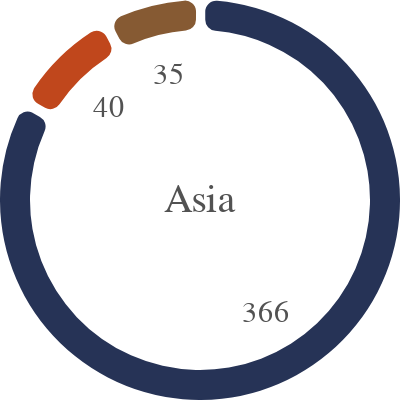

The specification (Vega-Lite) saved for this image:
### Vega specification from a JSON file in a GitHub repository (floating-point values rounded to 4 significant figures)
{"$schema": "https://vega.github.io/schema/vega/v5.json", "description": "A basic donut chart example.", "width": 200, "height": 200, "autosize": "none", "signals": [{"name": "startAngle", "value": 0}, {"name": "endAngle", "value": 6.29}, {"name": "padAngle", "value": 0.04}, {"name": "innerRadius", "value": 85}, {"name": "cornerRadius", "value": 5.5}, {"name": "sort", "value": false}, {"name": "selected", "value": "", "on": [{"events": "mouseover", "update": "datum"}]}], "data": [{"name": "table", "values": [{"id": 1, "field": 366}, {"id": 2, "field": 40}, {"id": 3, "field": 35}], "transform": [{"type": "pie", "field": "field", "startAngle": {"signal": "startAngle"}, "endAngle": {"signal": "endAngle"}, "sort": {"signal": "sort"}}]}, {"name": "fieldSum", "source": "table", "transform": [{"type": "aggregate", "fields": ["id"], "ops": ["sum"], "as": ["sum"]}]}], "scales": [{"name": "color", "type": "ordinal", "domain": {"data": "table", "field": "id"}, "range": ["#263356", "#c0471c", "#865a33"]}], "marks": [{"type": "arc", "from": {"data": "table"}, "encode": {"enter": {"fill": {"scale": "color", "field": "id"}, "x": {"signal": "width / 2"}, "y": {"signal": "height / 2"}}, "update": {"startAngle": {"field": "startAngle"}, "endAngle": {"field": "endAngle"}, "padAngle": {"signal": "padAngle"}, "innerRadius": {"signal": "innerRadius"}, "outerRadius": {"signal": "width / 2"}, "cornerRadius": {"signal": "cornerRadius"}}}}, {"type": "text", "encode": {"enter": {"fill": {"value": "#525252"}, "text": {"value": ""}}, "update": {"opacity": {"value": 1}, "x": {"signal": "width / 2"}, "y": {"signal": "height / 2"}, "align": {"value": "center"}, "baseline": {"value": "middle"}, "fontSize": {"value": 20}, "text": {"value": "Asia"}}}}, {"name": "mark_id", "type": "text", "from": {"data": "table"}, "encode": {"enter": {"text": {"signal": "if(datum['endAngle'] - datum['startAngle'] < 0.3, '', format(datum['field']/1, ''))"}, "x": {"signal": "if(width >= height, height, width) / 2"}, "y": {"signal": "if(width >= height, height, width) / 2"}, "radius": {"signal": "if(selected && selected.id == datum.id, if(width >= height, height, width) / 2 * 1.05 * 0.65, if(width >= height, height, width) / 2 * 0.65)"}, "theta": {"signal": "(datum['startAngle'] + datum['endAngle'])/2"}, "fill": {"value": "scales"}, "fontSize": {"value": 15}, "align": {"value": "center"}, "baseline": {"value": "middle"}}}}]}
